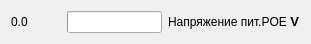
    <widget class="QWidget" name="layoutWidget">
     <property name="geometry">
      <rect>
       <x>10</x>
       <y>70</y>
       <width>311</width>
       <height>23</height>
      </rect>
     </property>
     <layout class="QHBoxLayout" name="horizontalLayout_4">
      <item>
       <widget class="QLabel" name="label_8">
        <property name="sizePolicy">
         <sizepolicy hsizetype="Fixed" vsizetype="Fixed">
          <horstretch>0</horstretch>
          <verstretch>0</verstretch>
         </sizepolicy>
        </property>
        <property name="minimumSize">
         <size>
          <width>50</width>
          <height>0</height>
         </size>
        </property>
        <property name="text">
         <string>0.0 </string>
        </property>
       </widget>
      </item>
      <item>
       <widget class="QProgressBar" name="progressBar_4">
        <property name="maximumSize">
         <size>
          <width>108</width>
          <height>16777215</height>
         </size>
        </property>
        <property name="statusTip">
         <string/>
        </property>
        <property name="whatsThis">
         <string notr="true"/>
        </property>
        <property name="value">
         <number>0</number>
        </property>
        <property name="textVisible">
         <bool>false</bool>
        </property>
       </widget>
      </item>
      <item>
       <widget class="QLabel" name="label_7">
        <property name="text">
         <string>&lt;html&gt;&lt;head/&gt;&lt;body&gt;&lt;p&gt;Напряжение пит.POE&lt;span style=&quot; font-size:10pt; font-weight:600;&quot;&gt; V&lt;/span&gt;&lt;/p&gt;&lt;/body&gt;&lt;/html&gt;</string>
        </property>
       </widget>
      </item>
     </layout>
    </widget>
